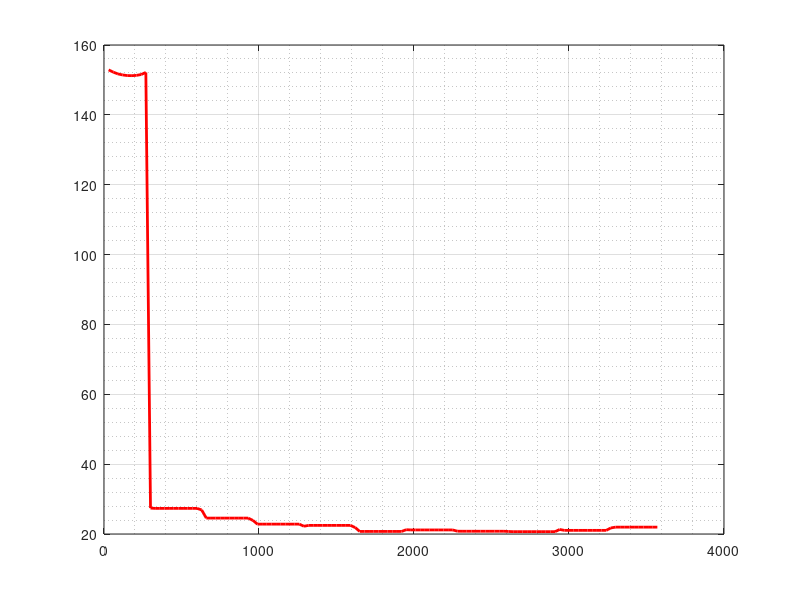

The MATLAB script that drew this image: (Note: this script raises an error after producing the figure.)
%%%%%%%%%%%%%%%%%%%%%%%%%%%%%%%%%%%%%%%%%%%%%%%%%%%%%%%%%%%%%%%%%%%%%%%%%
% RMSE - Flight distance graph
%%%%%%%%%%%%%%%%%%%%%%%%%%%%%%%%%%%%%%%%%%%%%%%%%%%%%%%%%%%%%%%%%%%%%%%%%

clear all; close all; clc;

a = 30*(1:119);
b = a';

load('al1.mat')
al1 = de_avg;
al1 = [b, al1];

load('al2.mat')
al2 = de_avg;
al2 = [b, al2];

load('al3.mat')
al3 = de_avg;
al3 = [b, al3];

load('al4.mat')
al4 = de_avg;
al4 = [b, al4];

load('al5.mat')
al5 = de_avg;
al5 = [b, al5];

p1 = plot(al1(:,1), al1(:,2), 'r-', 'LineWidth',2); hold on; grid on; grid minor;
p1.MarkerIndices = 1:5:length(al1);
p2 = plot(al2(:,1), al2(:,2), 'g-', 'LineWidth',2); 
p2.MarkerIndices = 1:5:length(al2);
p3 = plot(al3(:,1), al3(:,2), 'k-', 'LineWidth',2);
p3.MarkerIndices = 1:5:length(al3);
p4 = plot(al4(:,1), al4(:,2), 'b-', 'LineWidth',2);
p4.MarkerIndices = 1:5:length(al4);
p5 = plot(al5(:,1), al5(:,2), 'm-', 'LineWidth',2);
p5.MarkerIndices = 1:5:length(al5);
xlim([0 3600]);
ylim([0 180]);

xlabel('Drone Distance from Take Off (meters)', FontSize=20)
ylabel('RMSE', FontSize=20)

legend("CON", "CUM", "FML", "CHLM", "CLS", FontSize=20);
